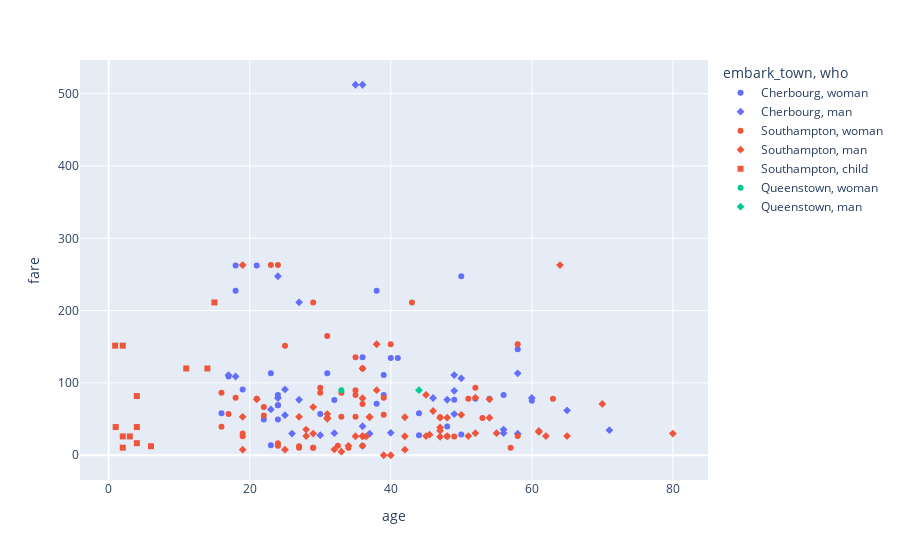

Notebook source saved alongside this figure:
### Code cell
# make a scatter plot between age and fare
import plotly.express as px

px.scatter(data_frame = df_titanic, x = 'age', y = 'fare', color = 'embark_town', 
           symbol = 'who', hover_data = ['pclass', 'alive'])

### Figure 1 — Plotly figure (JSON) as saved in the notebook; plotly's stock layout.template omitted (floating-point values rounded to 4 significant figures)
{"data": [{"customdata": [[1, "yes"], [1, "yes"], [1, "no"], [1, "yes"], [1, "yes"], [1, "yes"], [1, "yes"], [1, "yes"], [1, "yes"], [1, "yes"], [1, "yes"], [1, "yes"], [1, "yes"], [1, "yes"], [1, "yes"], [1, "yes"], [1, "yes"], [1, "yes"], [1, "yes"], [1, "yes"], [2, "yes"], [1, "yes"], [1, "yes"], [1, "yes"], [1, "yes"], [1, "yes"], [1, "yes"], [1, "yes"], [1, "yes"], [1, "yes"], [1, "yes"], [1, "yes"], [1, "yes"], [1, "yes"]], "hovertemplate": "embark_town=Cherbourg<br>who=woman<br>age=%{x}<br>fare=%{y}<br>pclass=%{customdata[0]}<br>alive=%{customdata[1]}<extra></extra>", "legendgroup": "Cherbourg, woman", "marker": {"color": "#636efa", "symbol": "circle"}, "mode": "markers", "name": "Cherbourg, woman", "orientation": "v", "showlegend": true, "type": "scatter", "x": [38, 49, 50, 44, 58, 31, 32, 19, 50, 17, 30, 24, 18, 40, 36, 16, 41, 60, 24, 23, 23, 54, 44, 22, 48, 39, 52, 24, 18, 24, 38, 21, 39, 56], "xaxis": "x", "y": [71.28, 76.73, 28.71, 27.72, 146.5, 113.3, 76.29, 91.08, 247.5, 108.9, 56.93, 83.16, 262.4, 134.5, 135.6, 57.98, 134.5, 75.25, 69.3, 113.3, 13.79, 78.27, 57.98, 49.5, 39.6, 110.9, 78.27, 69.3, 227.5, 49.5, 227.5, 262.4, 83.16, 83.16], "yaxis": "y"}, {"customdata": [[1, "no"], [1, "no"], [1, "yes"], [1, "no"], [1, "no"], [1, "no"], [1, "yes"], [1, "no"], [2, "no"], [1, "yes"], [1, "no"], [1, "no"], [1, "yes"], [1, "yes"], [1, "no"], [1, "no"], [1, "no"], [1, "yes"], [1, "no"], [1, "yes"], [1, "yes"], [1, "yes"], [1, "yes"], [1, "yes"], [1, "no"], [1, "yes"], [1, "yes"], [1, "no"], [1, "yes"], [1, "no"], [1, "yes"]], "hovertemplate": "embark_town=Cherbourg<br>who=man<br>age=%{x}<br>fare=%{y}<br>pclass=%{customdata[0]}<br>alive=%{customdata[1]}<extra></extra>", "legendgroup": "Cherbourg, man", "marker": {"color": "#636efa", "symbol": "diamond"}, "mode": "markers", "name": "Cherbourg, man", "orientation": "v", "showlegend": true, "type": "scatter", "x": [65, 71, 23, 24, 24, 56, 40, 37, 36, 25, 27, 30, 49, 25, 58, 18, 50, 17, 36, 60, 49, 32, 48, 56, 58, 36, 27, 49, 35, 46, 26], "xaxis": "x", "y": [61.98, 34.65, 63.36, 247.5, 79.2, 30.7, 31, 29.7, 12.88, 55.44, 211.5, 27.75, 89.1, 91.08, 29.7, 108.9, 106.4, 110.9, 40.12, 79.2, 56.93, 30.5, 76.73, 35.5, 113.3, 512.3, 76.73, 110.9, 512.3, 79.2, 30], "yaxis": "y"}, {"customdata": [[1, "yes"], [1, "yes"], [2, "yes"], [1, "yes"], [2, "yes"], [1, "yes"], [1, "yes"], [1, "yes"], [3, "no"], [1, "yes"], [1, "yes"], [1, "yes"], [1, "yes"], [1, "yes"], [2, "yes"], [1, "yes"], [2, "yes"], [1, "yes"], [3, "yes"], [1, "yes"], [1, "no"], [1, "yes"], [2, "yes"], [1, "yes"], [1, "yes"], [1, "yes"], [1, "yes"], [1, "yes"], [1, "yes"], [1, "yes"], [1, "yes"], [2, "yes"], [1, "yes"], [1, "yes"], [1, "yes"], [1, "yes"], [2, "no"], [1, "yes"], [1, "yes"], [1, "yes"], [1, "yes"], [1, "yes"], [3, "yes"], [1, "yes"], [1, "yes"], [1, "yes"], [1, "yes"]], "hovertemplate": "embark_town=Southampton<br>who=woman<br>age=%{x}<br>fare=%{y}<br>pclass=%{customdata[0]}<br>alive=%{customdata[1]}<extra></extra>", "legendgroup": "Southampton, woman", "marker": {"color": "#EF553B", "symbol": "circle"}, "mode": "markers", "name": "Southampton, woman", "orientation": "v", "showlegend": true, "type": "scatter", "x": [35, 58, 29, 23, 32.5, 19, 22, 35, 29, 30, 58, 35, 63, 31, 36, 24, 24, 22, 24, 35, 25, 16, 34, 30, 36, 39, 53, 39, 18, 40, 21, 27, 29, 33, 36, 51, 57, 43, 17, 49, 33, 52, 27, 16, 48, 47, 19], "xaxis": "x", "y": [53.1, 26.55, 10.5, 263, 13, 26.28, 66.6, 83.47, 10.46, 86.5, 153.5, 135.6, 77.96, 164.9, 13, 263, 13, 55, 16.7, 90, 151.6, 86.5, 10.5, 93.5, 71, 79.65, 51.48, 55.9, 79.65, 153.5, 77.96, 10.5, 211.3, 86.5, 120, 77.96, 10.5, 211.3, 57, 25.93, 53.1, 93.5, 12.47, 39.4, 25.93, 52.55, 30], "yaxis": "y"}, {"customdata": [[1, "no"], [2, "yes"], [1, "yes"], [1, "no"], [1, "no"], [3, "no"], [1, "no"], [1, "no"], [1, "no"], [1, "no"], [1, "no"], [2, "no"], [1, "no"], [1, "yes"], [1, "yes"], [1, "no"], [1, "no"], [1, "no"], [1, "no"], [1, "no"], [1, "no"], [1, "yes"], [3, "yes"], [1, "yes"], [1, "no"], [1, "no"], [1, "yes"], [1, "no"], [1, "yes"], [1, "no"], [1, "no"], [1, "yes"], [1, "no"], [1, "no"], [1, "yes"], [1, "yes"], [1, "no"], [1, "yes"], [1, "no"], [1, "no"], [1, "yes"], [3, "no"], [1, "yes"], [1, "yes"], [1, "yes"], [3, "no"], [1, "yes"], [1, "no"], [1, "no"], [1, "no"], [1, "no"], [1, "no"], [1, "yes"], [1, "no"], [1, "no"]], "hovertemplate": "embark_town=Southampton<br>who=man<br>age=%{x}<br>fare=%{y}<br>pclass=%{customdata[0]}<br>alive=%{customdata[1]}<extra></extra>", "legendgroup": "Southampton, man", "marker": {"color": "#EF553B", "symbol": "diamond"}, "mode": "markers", "name": "Southampton, man", "orientation": "v", "showlegend": true, "type": "scatter", "x": [54, 34, 28, 19, 45, 25, 46, 21, 47, 54, 37, 36.5, 61, 38, 37, 62, 52, 40, 45.5, 38, 29, 36, 32, 28, 50, 64, 52, 65, 48, 47, 55, 36, 47, 45, 36, 42, 61, 80, 47, 31, 31, 42, 35, 42, 48, 19, 27, 36, 70, 19, 29, 39, 51, 31, 33], "xaxis": "x", "y": [51.86, 13, 35.5, 263, 83.47, 7.65, 61.17, 77.29, 52, 77.29, 53.1, 26, 33.5, 90, 52.55, 26.55, 79.65, 0, 28.5, 153.5, 66.6, 120, 8.05, 26.55, 55.9, 263, 30.5, 26.55, 26.55, 38.5, 30.5, 26.29, 34.02, 26.55, 26.39, 52.55, 32.32, 30, 25.59, 52, 57, 7.65, 26.29, 26.29, 52, 7.65, 53.1, 78.85, 71, 53.1, 30, 0, 26.55, 50.5, 5], "yaxis": "y"}, {"customdata": [[3, "yes"], [2, "yes"], [2, "yes"], [3, "no"], [1, "no"], [1, "yes"], [2, "yes"], [1, "yes"], [1, "yes"], [2, "yes"], [1, "yes"], [3, "yes"], [1, "yes"]], "hovertemplate": "embark_town=Southampton<br>who=child<br>age=%{x}<br>fare=%{y}<br>pclass=%{customdata[0]}<br>alive=%{customdata[1]}<extra></extra>", "legendgroup": "Southampton, child", "marker": {"color": "#EF553B", "symbol": "square"}, "mode": "markers", "name": "Southampton, child", "orientation": "v", "showlegend": true, "type": "scatter", "x": [4, 1, 3, 2, 2, 0.92, 2, 14, 4, 4, 15, 6, 11], "xaxis": "x", "y": [16.7, 39, 26, 10.46, 151.6, 151.6, 26, 120, 81.86, 39, 211.3, 12.47, 120], "yaxis": "y"}, {"customdata": [[1, "yes"]], "hovertemplate": "embark_town=Queenstown<br>who=woman<br>age=%{x}<br>fare=%{y}<br>pclass=%{customdata[0]}<br>alive=%{customdata[1]}<extra></extra>", "legendgroup": "Queenstown, woman", "marker": {"color": "#00cc96", "symbol": "circle"}, "mode": "markers", "name": "Queenstown, woman", "orientation": "v", "showlegend": true, "type": "scatter", "x": [33], "xaxis": "x", "y": [90], "yaxis": "y"}, {"customdata": [[1, "no"]], "hovertemplate": "embark_town=Queenstown<br>who=man<br>age=%{x}<br>fare=%{y}<br>pclass=%{customdata[0]}<br>alive=%{customdata[1]}<extra></extra>", "legendgroup": "Queenstown, man", "marker": {"color": "#00cc96", "symbol": "diamond"}, "mode": "markers", "name": "Queenstown, man", "orientation": "v", "showlegend": true, "type": "scatter", "x": [44], "xaxis": "x", "y": [90], "yaxis": "y"}], "layout": {"autosize": true, "legend": {"title": {"text": "embark_town, who"}, "tracegroupgap": 0}, "margin": {"t": 60}, "xaxis": {"anchor": "y", "autorange": true, "domain": [0, 1], "range": [-4.438, 85.36], "title": {"text": "age"}, "type": "linear"}, "yaxis": {"anchor": "x", "autorange": true, "domain": [0, 1], "range": [-39.67, 552.0], "title": {"text": "fare"}, "type": "linear"}}}
